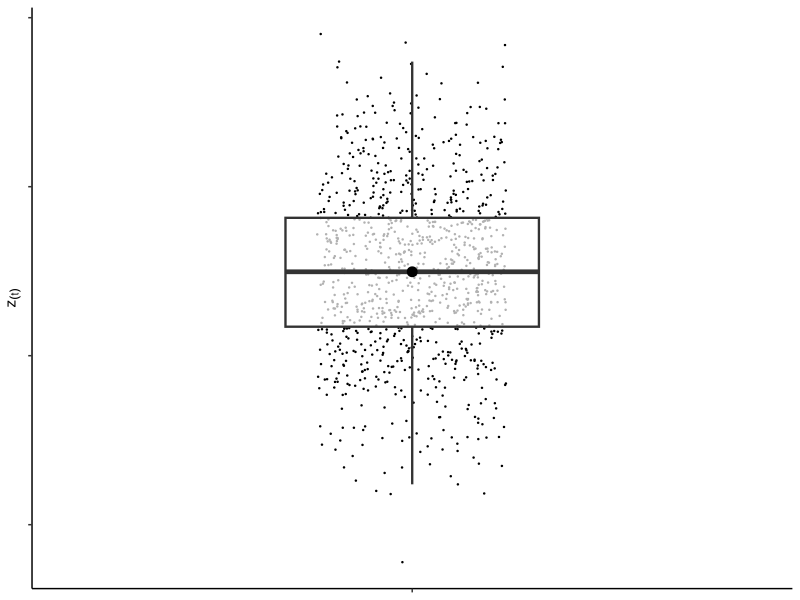

Source code (R): (Note: this script raises an error after producing the figure.)
################################################################################
##  init_cond_uncert.R: Script to generate figures that demonstrate how
##  uncertainty can be propogated, or not, in forecasts using MCMC output.
##
##  Author: Andrew Tredennick (atredenn@gmail.com)
################################################################################

rm(list = ls(all.names = TRUE))


####
####  LOAD LIBRARIES -----------------------------------------------------------
####
library(tidyverse)
library(ggthemes)



####
####  GENERATE FAKE DATA AND MAKE BOXPLOTS -------------------------------------
####
zt <- data.frame(value = rnorm(1000,1000,200),
                 iteration = 1:1000,
                 set = "A")

ggplot(zt, aes(x = set, y=value))+
  geom_jitter(width = 0.15, size = 0.2)+
  geom_boxplot(width = 0.4, alpha = 0.7, outlier.color = "white", outlier.alpha = 0, size = 0.8)+
  geom_point(data = data.frame(set = "A", mu = median(zt$value)), aes(y = mu), size = 3)+
  ylab(expression(z[(t)]))+
  xlab(NULL)+
  theme_classic()+
  theme(axis.text = element_blank())
ggsave(filename = "../figures/example_boxplot.pdf", width = 2, height = 4, units = "in", scale = 0.5)
